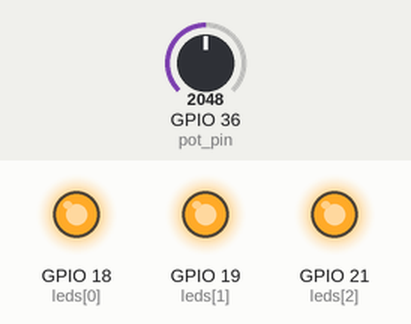
The program below on a simulated ESP32 board running MicroPython. Shown: output pins drawn as LEDs (lit = HIGH). The inputs (shaded band) are chosen by the test bench; at power-on: GPIO 36 (pot_pin) = 2048 (analog values on the 0–4095 scale). What the program prints to the serial console is not drawn.

Above: at 1.2 s.
1.3 s: GPIO 36 (pot_pin) set to 491
At 2.5 s:
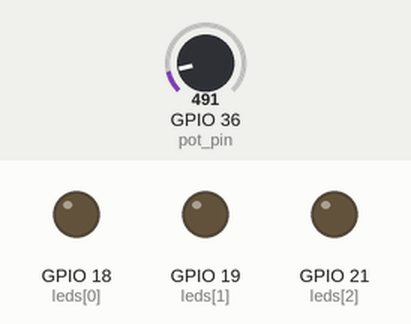
8.9 s: GPIO 36 (pot_pin) set to 0
Timing chart, 0 to 18.9 s (numbered marks = the images above; inputs shaded):
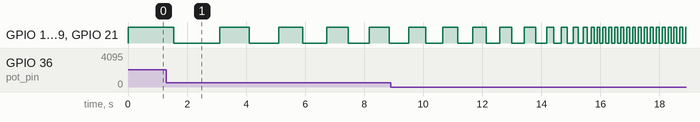

The program:

05-2.py
```python
# ----------------------------------------------------------------------
# 實驗 #5-2：使用可變電阻調整LED的閃爍速度
#
# 說明：
# 透過讀取 GPIO36 上的可變電阻 ADC 值，
# 並使用10筆移動平均法進行平滑處理，
# 將 ADC 值 (0-4095) 線性映射到一個時間區間 (0.1秒 - 3.0秒)，
# 以此時間來控制三顆 LED 同時亮滅的閃爍速度。
#
# 執行環境：
# MicroPython v1.24.0
# ESP32-DevKitC
#
# 硬體接線：
# - 可變電阻 -> GPIO36 (ADC1_CH0)
# - 紅色 LED -> GPIO18
# - 黃色 LED -> GPIO19
# - 綠色 LED -> GPIO21
# ----------------------------------------------------------------------

import machine
import time
from collections import deque

# --- 1. 硬體腳位與參數設定 ---

# ADC 設定
# 可變電阻連接到 GPIO36 (ADC1_CH0)
pot_pin = machine.Pin(36)
adc = machine.ADC(pot_pin)
# 設定衰減，讓 ADC 可以讀取 0-3.3V 的電壓
# ATTN_11DB 對應的電壓範圍約為 0-3.6V，這是 ESP32 的標準設定
adc.atten(machine.ADC.ATTN_11DB)
# 設定 ADC 解析度為 12-bit，讀取值範圍 0-4095
adc.width(machine.ADC.WIDTH_12BIT)

# LED 腳位設定
# 將所有 LED 的 GPIO 編號放入一個列表中，方便統一控制
led_pins_numbers = [18, 19, 21]  # [R, Y, G]
# 使用列表推導式 (List Comprehension) 快速建立 Pin 物件列表
leds = [machine.Pin(pin, machine.Pin.OUT) for pin in led_pins_numbers]

# 移動平均 (Moving Average) 設定
# 建立一個最大長度為10的 deque，用於存放最近10筆ADC讀值
# deque 在新增/移除兩端元素時效率比 list 更高
adc_readings = deque((), 10)
NUM_SAMPLES = 10

# 時間映射 (Mapping) 參數設定
ADC_MIN = 0
ADC_MAX = 4095
TIME_MIN = 0.1  # 逆時針到底 (ADC值最小) 的亮滅時間 (秒)
TIME_MAX = 3.0  # 順時針到底 (ADC值最大) 的亮滅時間 (秒)


# --- 2. 輔助函式 ---

def map_value(x, in_min, in_max, out_min, out_max):
    """
    線性映射函式：將一個數字從一個範圍轉換到另一個範圍。
    (俗稱的 map() 函式)
    """
    return (x - in_min) * (out_max - out_min) / (in_max - in_min) + out_min

def get_smoothed_adc():
    """
    讀取 ADC 值並進行移動平均平滑處理。
    """
    # 讀取當前的 ADC 值
    current_reading = adc.read()

    # 將新讀值加入 deque，如果已滿，最舊的會自動被擠掉
    adc_readings.append(current_reading)

    # 計算 deque 中所有值的平均值
    smoothed_value = sum(adc_readings) / len(adc_readings)

    return smoothed_value

# --- 3. 主程式迴圈 ---

print("實驗 #5-2 開始：調整LED閃爍速度...")
print("轉動可變電阻來改變亮滅時間。")

try:
    while True:
        # 步驟 1: 取得平滑處理後的 ADC 值
        smoothed_adc_value = get_smoothed_adc()

        # 步驟 2: 將平滑後的 ADC 值映射到指定的亮滅時間範圍
        # 限制 ADC 值在設定的範圍內，避免極端情況
        clamped_adc = max(ADC_MIN, min(smoothed_adc_value, ADC_MAX))
        delay_time = map_value(clamped_adc, ADC_MIN, ADC_MAX, TIME_MIN, TIME_MAX)

        # 步驟 3: 將計算出的亮滅時間列印到互動環境
        # 使用 f-string 格式化輸出，保留兩位小數
        print(f"ADC平滑值: {smoothed_adc_value:.0f}, 對應亮滅時間: {delay_time:.2f} 秒")

        # 步驟 4: 控制 LED 亮滅
        # 讓所有 LED 亮起
        for led in leds:
            led.on()

        # 等待計算出的時間
        time.sleep(delay_time)

        # 讓所有 LED 熄滅
        for led in leds:
            led.off()

        # 再次等待計算出的時間，完成一個完整的閃爍週期
        time.sleep(delay_time)

except KeyboardInterrupt:
    # 當在 Thonny 按下 Ctrl+C 時，會觸發 KeyboardInterrupt
    print("程式已停止。")
    # 確保程式結束時所有 LED 都是熄滅的
    for led in leds:
        led.off()
```
